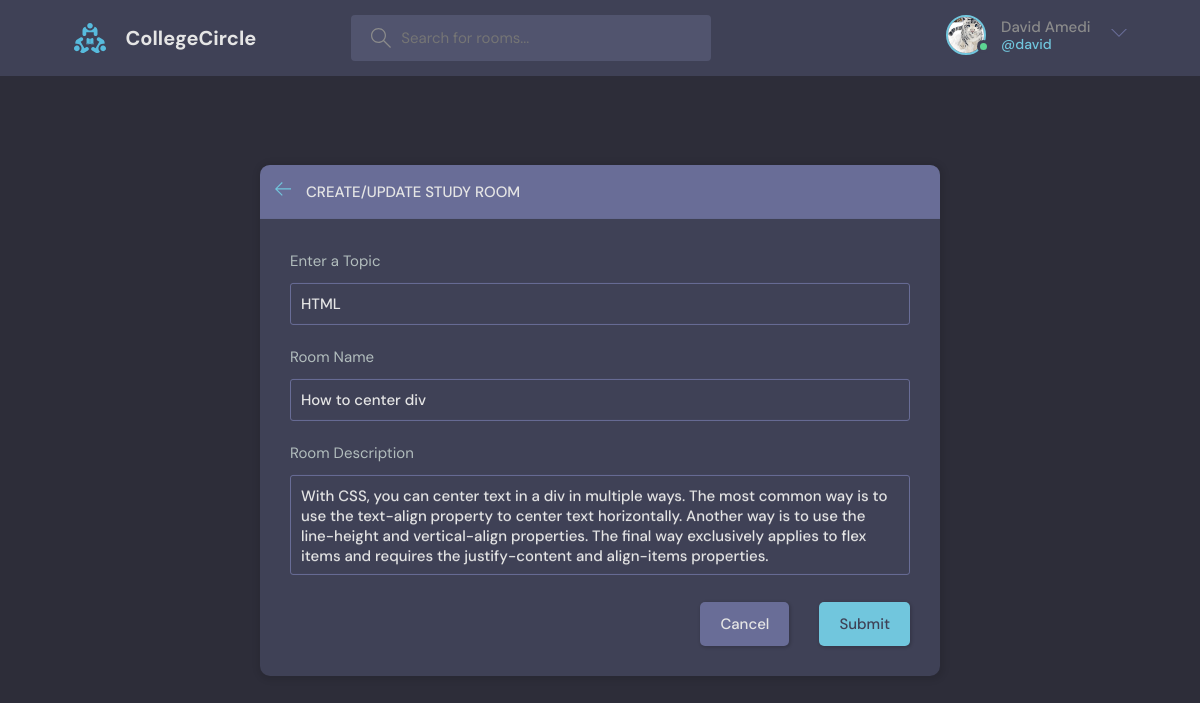
Page /update-room/2/ (signed in) on the committed database.
### base/models.py (models this page shows, shortened)
class User(AbstractUser):
    name = models.CharField(max_length=200, null=True)
    email = models.EmailField(unique=True, null=True)
    bio = models.TextField(null=True)
    avatar = models.ImageField(null=True, default="avatar.svg")
    USERNAME_FIELD = 'email'
    REQUIRED_FIELDS = []

class Room(models.Model):
    host = models.ForeignKey(User, on_delete=models.SET_NULL, null=True)
    topic = models.ForeignKey(Topic, on_delete=models.SET_NULL, null=True)
    name = models.CharField(max_length=200)
    description = models.TextField(null=True, blank=True)
    participants = models.ManyToManyField(User, related_name='participants', blank=True)
    updated = models.DateTimeField(auto_now=True)
    created = models.DateTimeField(auto_now_add=True)
    class Meta:
        ordering = ['-updated', '-created']

class Topic(models.Model):
    name = models.CharField(max_length=200)

### base/views.py (the view, shortened to what this page needs)
# urls.py: path('update-room/<str:pk>/', views.updateRoom, name="update-room"),
@login_required(login_url='login')
def updateRoom(request, pk):
    room = Room.objects.get(id=pk)
    form = RoomForm(instance=room)
    topics = Topic.objects.all()
    if request.user != room.host:
        return HttpResponse('You are not allowed here!!')
    context = {'form': form, 'topics': topics, 'room': room}
    return render(request, 'base/room_form.html', context)

### base/forms.py
class RoomForm(ModelForm):
    class Meta:
        model = Room
        fields = '__all__'
        exclude = ['host', 'participants']

### base/templates/base/room_form.html (shortened to what this page needs)
{% extends 'main.html' %} {% block content %}
<main class="create-room layout">
  <div class="container">
    <div class="layout__box">
      <div class="layout__boxHeader">
        <div class="layout__boxTitle">
          <a href="{{request.META.HTTP_REFERER}}">
            <svg
              version="1.1"
              xmlns="http://www.w3.org/2000/svg"
              width="32"
              height="32"
              viewBox="0 0 32 32"
            >
              <title>arrow-left</title>
              <path
                d="M13.723 2.286l-13.723 13.714 13.719 13.714 1.616-1.611-10.96-10.96h27.625v-2.286h-27.625l10.965-10.965-1.616-1.607z"
              ></path>
            </svg>
          </a>
          <h3>Create/Update Study Room</h3>
        </div>
      </div>
      <div class="layout__body">
        <form class="form" action="" method="POST">
          <div class="form__group">
            <label for="room_topic">Enter a Topic</label>
            <input
              required
              type="text"
              value="{{room.topic.name}}"
              name="topic"
              list="topic-list"
            />
          </div>
          <div class="form__group">
            <label for="room_name">Room Name</label>
            {{form.name}}
          </div>
          <div class="form__group">
            <label for="room_description">Room Description</label>
            {{form.description}}
          </div>
          <div class="form__action">
            <a class="btn btn--dark" href="{% url 'home' %}"
              >Cancel</a
            >
            <button class="btn btn--main" type="submit">Submit</button>
          </div>
        </form>
      </div>
    </div>
  </div>
</main>
{% endblock %}

### templates/navbar.html (shortened to what this page needs)
{% load static %}
<header class="header header--loggedIn">
    <div class="container">
      <a href="{% url 'home' %}" class="header__logo">
        <img src="{% static 'images/logo.svg' %}" />
        <h1>CollegeCircle</h1>
      </a>
      <form class="header__search" method="GET" action="{% url 'home' %}">
        <label>
          <input name="q" placeholder="Search for rooms..." />
        </label>
      </form>
      <nav class="header__menu">
        {% if request.user.is_authenticated %}
        <div class="header__user">
          <a href="{% url 'update-user' %}">
            <div class="avatar avatar--medium active">
              <img src="{{request.user.avatar.url}}" />
            </div>
            <p>{{request.user.name}}<span>@{{request.user.username}}</span></p>
          </a>
          <button class="dropdown-button">
            <svg version="1.1" xmlns="http://www.w3.org/2000/svg" width="32" height="32" viewBox="0 0 32 32">
              <title>chevron-down</title>
              <path d="M16 21l-13-13h-3l16 16 16-16h-3l-13 13z"></path>
            </svg>
          </button>
        </div>
        {% else %}
        <a href="{% url 'login' %}">
          <img src="{% static 'images/avatar.svg' %}" />
          <p>Login</p>
        </a>
        {% endif %}
      </nav>
    </div>
  </header>

### rows in the picture
User: user.avatar (picture), user.name "David Amedi", user.username "david"
Room: topic "HTML", name "How to center div", description "With CSS, you can center text in a div in multiple ways. The most common way is to use the text-align property to center text horizontally. Another way is to use the line-height and vertical-align properties. The final way exclusively applies to flex items and requires the justify-content and align-items properties."
